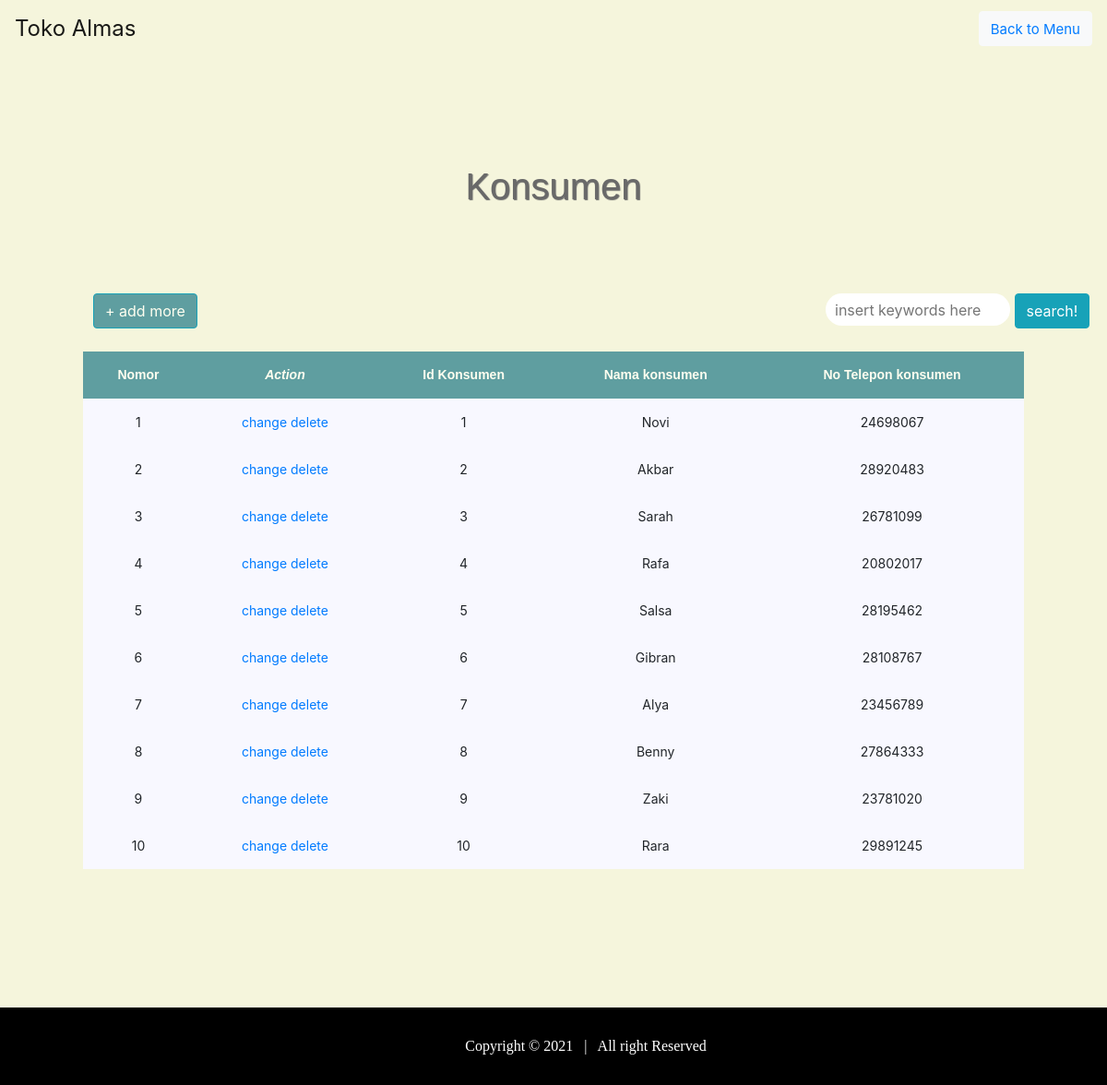
/konsumen.php (signed in), run on the app's committed database.
### tables this page shows
CREATE TABLE `konsumen` (
  `id_konsumen` int(20) NOT NULL,
  `nama_konsumen` varchar(20) NOT NULL,
  `nomor_telp_konsumen` int(20) NOT NULL
);

### functions.php (called while the page is built, shortened)
<?php
$conn = mysqli_connect("localhost", "root", "", "almassistem");
function query($query) {
    global $conn;
    $result = mysqli_query($conn, $query);
    $rows = [];
    while ($row = mysqli_fetch_assoc($result)) {
      $rows[] = $row;
    }
    return $rows;
  }
?>

### konsumen.php (the view, shortened to what this page needs)
<?php
require 'functions.php';
$konsumen = query("SELECT * FROM konsumen");
?>
<!DOCTYPE html>
<html lang="en">
<head>
    <link rel="stylesheet" href="https://cdn.jsdelivr.net/npm/bootstrap@4.5.3/dist/css/bootstrap.min.css">
    <link rel="stylesheet" type="text/css" href="styleobat.css">
  </head>
</head>
<body>
<header>
        <nav class="navbar navbar-expand-lg navbar-light bg-transparent">
            <a class="navbar-brand text-black" >Toko Almas</a>
            <div class="collapse navbar-collapse" id="navbarSupportedContent">
                <ul class="navbar-nav ml-auto">
                    <li class="nav-item">
                        <button type="button" class="btn btn-light"><a href="menu.php" style="font-size: 15px;">Back to Menu</a></button>
                    </li>
                </ul>
            </div>
        </nav>
    </header>
    <p>Konsumen</p>
    <button type="button" class="btn btn-info" style="margin-top: 70px; margin-left: 101px; background-color: CadetBlue;"> <a href="tambahkonsumen.php" style="color: Ivory;">+ add more</a></button>
    <div class="box">
    <form action="" method="post">
        <input type="text" name="keyword" class="input" size="40" autofocus placeholder="insert keywords here" autocomplete="off" id="keyword">
        <button type="submit"  class="btn btn-info" name="searchkonsumen" id="tombol-search">search!</button>
        <br>
    </form>
    </div>
    <table border="1" cellpadding="10" cellspacing="0" align="center">
    <tr>
        <th>Nomor</th>
        <th><i>Action</i></th>
        <th>Id Konsumen</th>
        <th>Nama konsumen</th>
        <th>No Telepon konsumen</th>
    </tr>
    <?php $i = 1; ?>
    <?php foreach($konsumen as $row) : ?>
    <tr>
    <td> <?= $i; ?></td>
    <td>
        <a href="ubahkonsumen.php?id_konsumen= <?= $row["id_konsumen"]; ?>">change</a>
        <a href="hapuskonsumen.php?id_konsumen=<?= $row["id_konsumen"]; ?>"onclick="return confirm('apakan anda yakin akan meenghapus data?');">delete </a>
    </td>
    <td><?= $row["id_konsumen"] ?></td>
    <td><?= $row["nama_konsumen"] ?> </td>
    <td><?= $row["nomor_telp_konsumen"] ?> </td>
    </tr>
    <?php $i++; ?>
    <?php endforeach ?>
    </table>
</body>
    <footer>
        <div class='footer-left' style="text-align: center;">
        Copyright  &#169; 2021 &nbsp;&nbsp;|&nbsp;&nbsp;  All right Reserved
        </div>
    </footer>
</html>

### styleobat.css (style rules this page uses)
.navbar-brand { font-size: 24px; }
body { padding: 0; margin: 0; background-color: Beige; }
p { text-align: center; padding-top: 110px; color: DimGrey; text-shadow: 1px 1px 1px #696969; font-family: Arial, Sans-serif; font-size: 40px; }
table, th, td { text-align: center; border: 1px Ivory; border-collapse: collapse; }
th { background-color: CadetBlue; color: Ivory; font-family: Arial, Helvetica, sans-serif;; font-size: 14px; }
td { background-color: GhostWhite; font-size: 14px; }
th, td { padding: 15px; }
table { margin-top: 25px; margin-bottom: 20px; width: 85%; }
footer { background-color: black; color: white; font-family: 'EB Garamond'; padding: 30px 30px 30px 100px; margin-top: 150px; }
.box { float: right; margin-right: 5px; width: 300px; border-radius: 40px; height: 32px; margin-top: 70px; }
.input { outline: none; height: 35px; width: 200px; border-radius: 40px; border: 0; padding-left: 10px; padding-right: 10px; }

### data on the page
konsumen: id_konsumen "1", nama_konsumen "Novi", nomor_telp_konsumen "24698067"
konsumen: id_konsumen "2", nama_konsumen "Akbar", nomor_telp_konsumen "28920483"
konsumen: id_konsumen "3", nama_konsumen "Sarah", nomor_telp_konsumen "26781099"
konsumen: id_konsumen "4", nama_konsumen "Rafa", nomor_telp_konsumen "20802017"
konsumen: id_konsumen "5", nama_konsumen "Salsa", nomor_telp_konsumen "28195462"
konsumen: id_konsumen "6", nama_konsumen "Gibran", nomor_telp_konsumen "28108767"
konsumen: id_konsumen "7", nama_konsumen "Alya", nomor_telp_konsumen "23456789"
konsumen: id_konsumen "8", nama_konsumen "Benny", nomor_telp_konsumen "27864333"
konsumen: id_konsumen "9", nama_konsumen "Zaki", nomor_telp_konsumen "23781020"
konsumen: id_konsumen "10", nama_konsumen "Rara", nomor_telp_konsumen "29891245"
